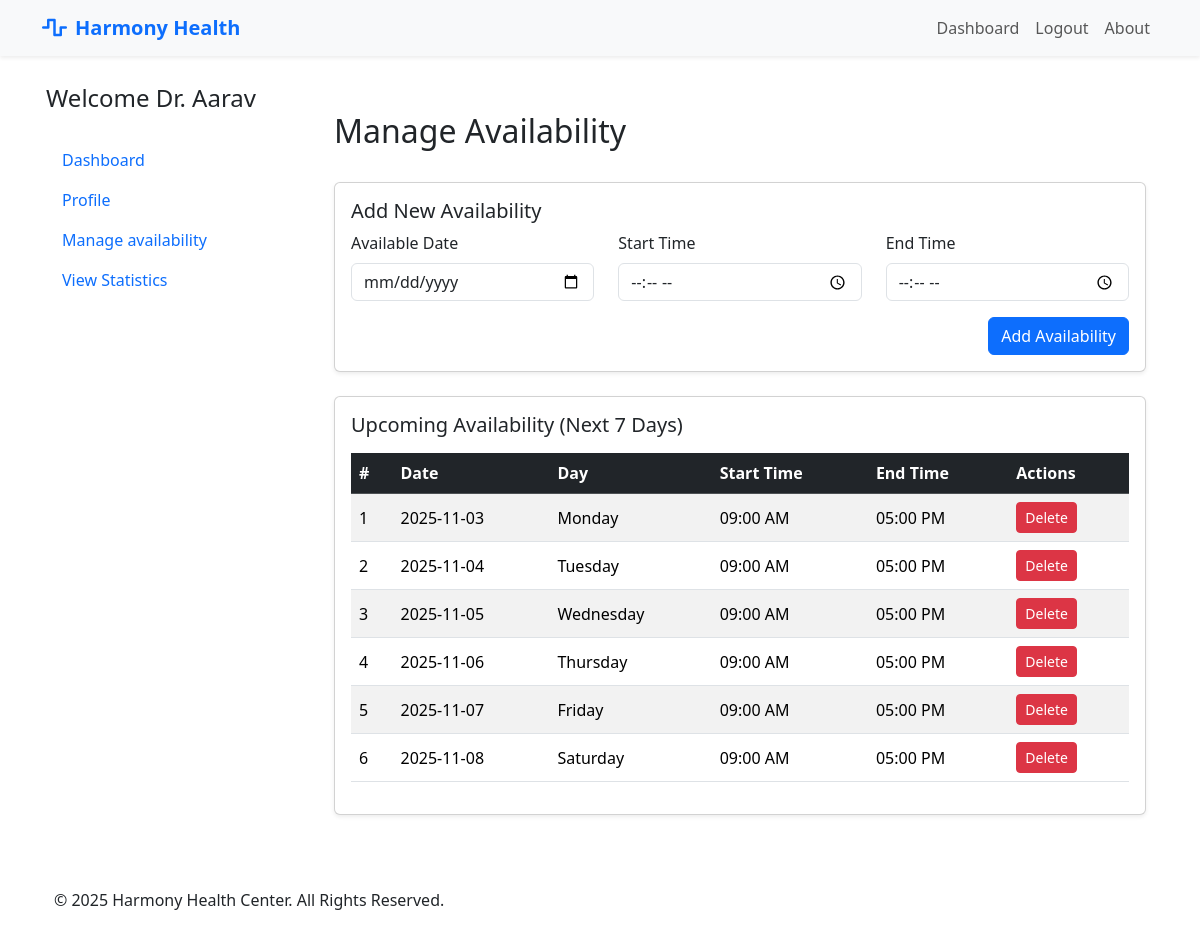
Before: /doctor/availability (signed in) with the older database file.
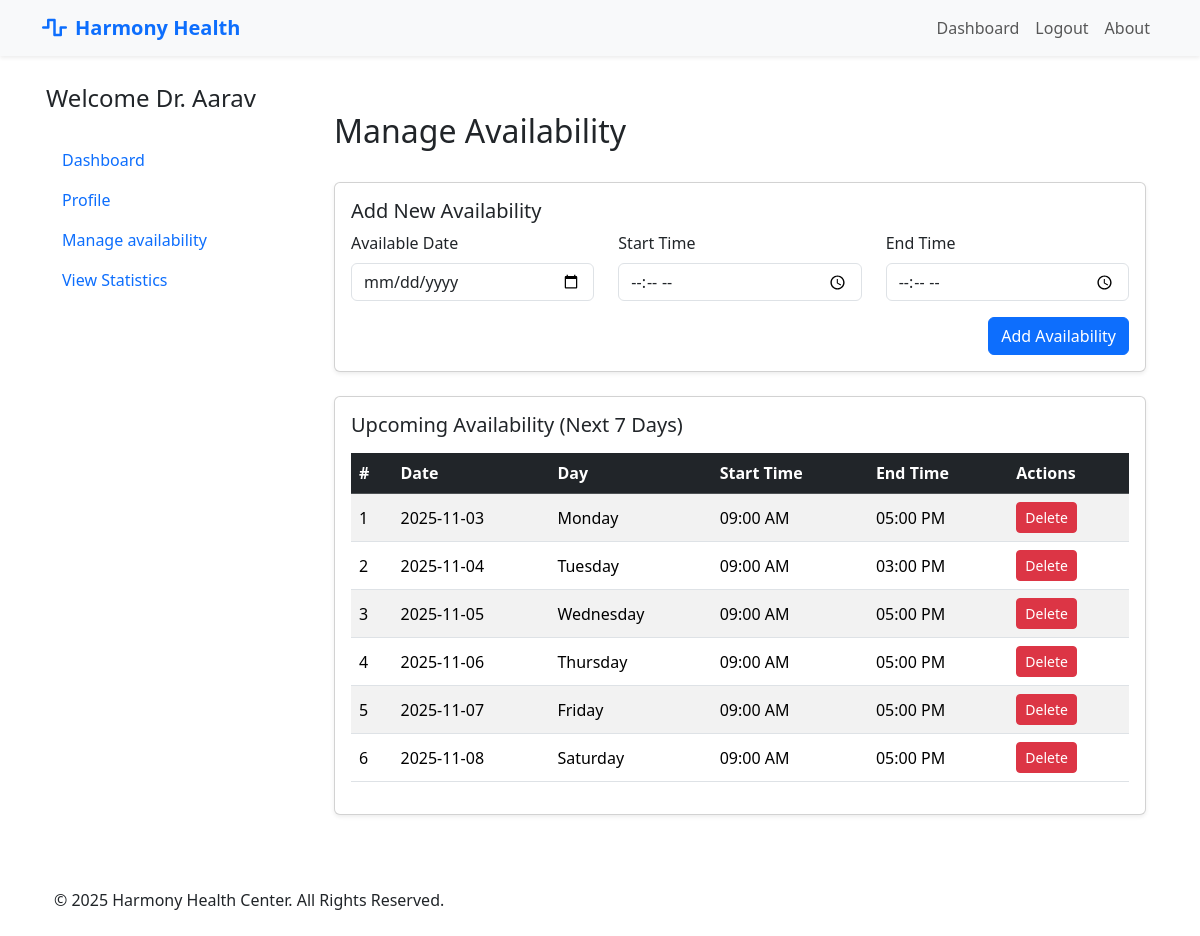
After: the same page with the newer database file.
### models.py (models this page shows, shortened)
class User(UserMixin, db.Model):
    __tablename__ = 'users'
    id = db.Column(db.Integer, primary_key=True)
    email = db.Column(db.String(150), unique=True, nullable=False)
    password = db.Column(db.String(200), nullable=False)
    first_name = db.Column(db.String(100), nullable=False)
    last_name = db.Column(db.String(100), nullable=False)
    created_at = db.Column(db.DateTime, default=datetime.utcnow)
    role = db.Column(db.String(20), nullable=False)
    contact_number = db.Column(db.String(100), nullable=True)
    gender = db.Column(db.String(10), nullable=True)
    dob = db.Column(db.Date, nullable=True)
    address = db.Column(db.String(255), nullable=True)
    patient_appointments = db.relationship('Appointment', foreign_keys='Appointment.patient_id', back_populates='patient', lazy=True)
    qualification = db.Column(db.String(200))
    specialization_id = db.Column(db.Integer, db.ForeignKey('departments.id'), nullable=True)
    specialization = db.relationship('Department', back_populates='doctors')
    doctor_appointments = db.relationship('Appointment', foreign_keys='Appointment.doctor_id', back_populates='doctor', lazy=True)

class DoctorAvailability(db.Model):
    __tablename__ = 'doctor_availability'
    id = db.Column(db.Integer, primary_key=True)
    doctor_id = db.Column(db.Integer, db.ForeignKey('users.id'), nullable=False)
    available_date = db.Column(db.Date, nullable=False)  # actual date (YYYY-MM-DD)
    start_time = db.Column(db.Time, nullable=False)      # e.g., 09:00
    end_time = db.Column(db.Time, nullable=False)        # e.g., 17:00
    doctor = db.relationship(
        'User',
        backref=db.backref('availabilities', lazy=True, cascade="all, delete-orphan")
    )

### routes/doctor.py (the view, shortened to what this page needs)
@doctor.route('/availability', methods=['GET', 'POST'])
@login_required
def availability():
    check_user_role('doctor')
    today, next_week = date.today(), date.today() + timedelta(days=7)
    slots = (
        DoctorAvailability.query.filter(
            DoctorAvailability.doctor_id == current_user.id,
            DoctorAvailability.available_date.between(today, next_week)
        )
        .order_by(DoctorAvailability.available_date, DoctorAvailability.start_time)
        .all()
    )
    return render_template('doctor/manage_availability.html', slots=slots)

### app.py (called while the page is built)
def create_app():
    app = Flask(__name__)
    app.secret_key = 'app_secret_key'
    app.config['SQLALCHEMY_DATABASE_URI'] = 'sqlite:///hospital.db'
    db.init_app(app)
    bcrypt.init_app(app)
    login_manager.init_app(app)
    login_manager.login_view = 'auth.login'
    @login_manager.user_loader
    def load_user(user_id):
        return User.query.get(int(user_id))
    app.register_blueprint(auth, url_prefix='/auth')
    app.register_blueprint(admin, url_prefix='/admin')
    app.register_blueprint(doctor, url_prefix='/doctor')
    app.register_blueprint(patient, url_prefix='/patient')
    app.register_blueprint(api_bp, url_prefix='/api')
    with app.app_context():
        db.create_all()
        print('Database Created Successfully !!')
    return app

### routes/auth.py (called while the page is built)
def check_user_role(role):
    if current_user.role not in role:
        flash(f'You must be an {role} to view this page.')
        return redirect(url_for('auth.login'))

### templates/doctor/manage_availability.html
{% extends "base.html" %}
{% block main %}
<div class="container mt-5">
    <h2 >Manage Availability</h2><br>
    <div class="card shadow-sm mb-4">
        <div class="card-body">
            <h5 class="card-title">Add New Availability</h5>
            <form method="POST" action="{{ url_for('doctor.availability') }}">
                <div class="row mb-3">
                    <div class="col-md-4">
                        <label for="available_date" class="form-label">Available Date</label>
                        <input type="date" name="available_date" id="available_date" class="form-control" min=""
                            required>
                    </div>
                    <div class="col-md-4">
                        <label for="start_time" class="form-label">Start Time</label>
                        <input type="time" name="start_time" id="start_time" class="form-control" required>
                    </div>
                    <div class="col-md-4">
                        <label for="end_time" class="form-label">End Time</label>
                        <input type="time" name="end_time" id="end_time" class="form-control" required>
                    </div>
                </div>
                <div class="text-end">
                    <button type="submit" class="btn btn-primary">Add Availability</button>
                </div>
            </form>
        </div>
    </div>
    <div class="card shadow-sm">
        <div class="card-body">
            <h5 class="card-title mb-3">Upcoming Availability (Next 7 Days)</h5>
            {% if slots %}
            <div class="table-responsive">
                <table class="table table-striped align-middle">
                    <thead class="table-dark">
                        <tr>
                            <th>#</th>
                            <th>Date</th>
                            <th>Day</th>
                            <th>Start Time</th>
                            <th>End Time</th>
                            <th>Actions</th>
                        </tr>
                    </thead>
                    <tbody>
                        {% for slot in slots %}
                        <tr>
                            <td>{{ loop.index }}</td>
                            <td>{{ slot.available_date.strftime('%Y-%m-%d') }}</td>
                            <td>{{ slot.available_date.strftime('%A') }}</td>
                            <td>{{ slot.start_time.strftime('%I:%M %p') }}</td>
                            <td>{{ slot.end_time.strftime('%I:%M %p') }}</td>
                            <td>
                                <form action="{{ url_for('doctor.delete_availability', id=slot.id) }}" method="POST"
                                    style="display:inline;">
                                    <button type="submit" class="btn btn-danger btn-sm"
                                        onclick="return confirm('Are you sure you want to delete this slot?')">
                                        Delete
                                    </button>
                                </form>
                            </td>
                        </tr>
                        {% endfor %}
                    </tbody>
                </table>
            </div>
            {% else %}
            <p class="text-muted">No availability added for the next 7 days.</p>
            {% endif %}
        </div>
    </div>
</div>
{% endblock %}

### templates/base.html (shortened to what this page needs)
<!DOCTYPE html>
<html lang="en">
<head>
    <link href="https://cdn.jsdelivr.net/npm/bootstrap@5.3.3/dist/css/bootstrap.min.css" rel="stylesheet"
        xintegrity="sha384-QWTKZyjpPEjISv5WaRU9OFeRpok6YctnYmDr5pNlyT2bRjXh0JMhjY6hW+ALEwIH">
    <link rel="stylesheet" href="https://cdnjs.cloudflare.com/ajax/libs/font-awesome/6.5.1/css/all.min.css">
</head>
<body class="container-sm">
    <header>
        <nav class="navbar navbar-expand-lg bg-light fixed-top shadow-sm" id="mainNavbar">
            <div class="container">
                <a class="navbar-brand text-primary fw-bold" href="{{url_for('landing_page')}}">
                    <i class="fas fa-wave-square me-2"></i>Harmony Health
                </a>
                <div class="collapse navbar-collapse" id="navbarNav">
                    <ul class="navbar-nav ms-auto">
                        {% if current_user.is_authenticated %}
                        <li class="nav-item"><a href="{{url_for( current_user.role +'.dashboard')}}" class="nav-link "
                                aria-current="page">Dashboard</a></li>
                        {% else %}
                        <li class="nav-item"><a href="{{url_for( 'landing_page')}}" class="nav-link "
                                aria-current="page">Home</a></li>
                        {% endif %}
                        {% if not current_user.is_authenticated %}
                        <li class="nav-item"><a href="{{ url_for('auth.register') }}" class="nav-link">Register</a></li>
                        <li class="nav-item"><a href="{{ url_for('auth.login') }}" class="nav-link">Login</a></li>
                        {% else %}
                        <li class="nav-item"><a href="{{ url_for('auth.logout') }}" class="nav-link">Logout</a></li>
                        {% endif %}
                        <li class="nav-item"><a href="#" class="nav-link">About</a></li>
                    </ul>
                </div>
            </div>
        </nav>
    </header>
    <div class="row md-2 mt-5 pt-3">
        <div class="d-flex flex-column flex-shrink-0 p-3  min-vh-100" style="width: 280px;">
            {% if current_user.is_authenticated %}
            {% if current_user.role =='doctor' %}
            <span class="fs-4 ">Welcome Dr. {{ current_user.first_name }}</span>
            <br>
            <ul class="nav nav-pills flex-column mb-auto">
                <li> <a href="{{url_for('doctor.dashboard')}}" class="nav-link ">
                        Dashboard
                    </a> </li>
                <li> <a href="{{url_for('doctor.profile')}}" class="nav-link ">
                        Profile
                    </a> </li>
                <li class="nav-item"> <a href="{{ url_for('doctor.availability') }}" class="nav-link "
                        aria-current="page">
                        Manage availability
                    </a> </li>
                <li> <a href="{{url_for('doctor.stats')}}" class="nav-link ">
                        View Statistics
                    </a> </li>
            </ul>
            {% endif %}
            {% endif %}
        </div>
        <div class="col">
            {% block main %}
            {% endblock %}
        </div>
    </div>
    <footer class="py-4 ">
        <div class="container">
            <div class="row align-items-center">
                <div class="col-md-6 text-center text-md-start mb-2 mb-md-0">
                    <p class="mb-0">&copy; 2025 Harmony Health Center. All Rights Reserved.</p>
                </div>
                <div class="col-md-6 text-center text-md-end">
                    <a href="#" class="text-white text-decoration-none ms-3"><i class="fab fa-facebook-f"></i></a>
                    <a href="#" class="text-white text-decoration-none ms-3"><i class="fab fa-twitter"></i></a>
                    <a href="#" class="text-white text-decoration-none ms-3"><i class="fab fa-linkedin-in"></i></a>
                </div>
            </div>
        </div>
    </footer>
</body>
</html>

Changed rows visible on the page:
removed DoctorAvailability: available_date "2025-11-04", available_date "Tuesday", start_time "09:00 AM", end_time "05:00 PM"
added DoctorAvailability: available_date "2025-11-04", available_date "Tuesday", start_time "09:00 AM", end_time "03:00 PM"
